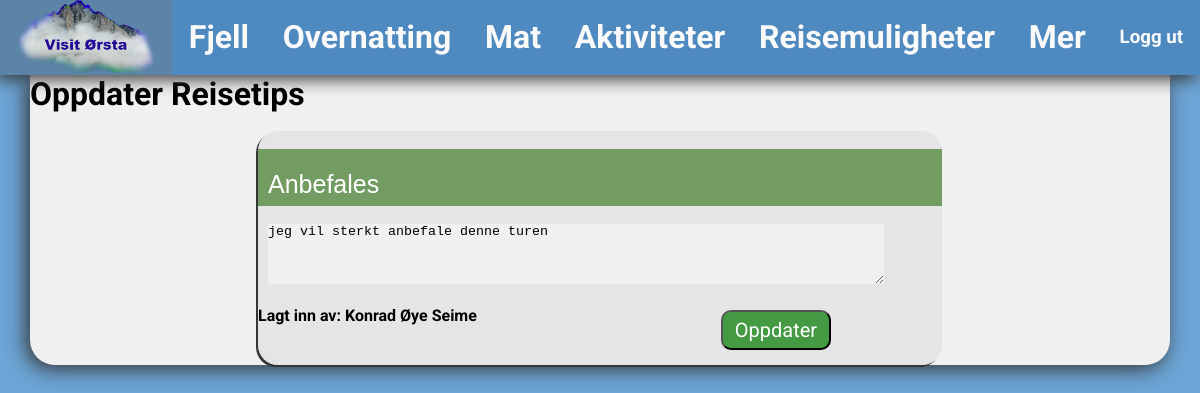
/oppdaterkommentar.php?oppdaterID=7 (signed in), run on the app's committed database.
### tables this page shows
CREATE TABLE IF NOT EXISTS `kommentar` (
  `id` int(11) NOT NULL AUTO_INCREMENT,
  `tittel` varchar(45) NOT NULL,
  `tekst` varchar(255) NOT NULL,
  `dato` date NOT NULL,
  `aktid` int(11) NOT NULL,
  `telefonnummer` int(11) NOT NULL,
  PRIMARY KEY (`id`),
  KEY `aktid` (`aktid`),
  KEY `telefonnummer` (`telefonnummer`)
);

CREATE TABLE IF NOT EXISTS `person` (
  `fornavn` varchar(45) NOT NULL,
  `etternavn` varchar(45) NOT NULL,
  `passord` varchar(45) NOT NULL,
  `telefonnummer` int(8) NOT NULL,
  `bosted` varchar(48) NOT NULL,
  PRIMARY KEY (`telefonnummer`)
);

### oppdaterkommentar.php (the view, shortened to what this page needs)
<?php require_once('tilkobling.php');
$sql = sprintf("SELECT * FROM kommentar WHERE id = %s",
$tilkobling->real_escape_string($_GET["oppdaterID"])
);
$datasett = $tilkobling->query($sql);
    $person = "SELECT * FROM person";
    $personinfo = $tilkobling->query($person);
?>
<!DOCTYPE html>
<html lang="en">
    <head>
    </head>
    <body>
        <div id=banner>
            <div class="toppboks" id="logoboks" ><a href="index.php"><img src="bilder/logo.png" id="logo" /></a></div>
            <a href="fjell.php"><div class="toppboks"><h1>Fjell</h1></div></a>
            <a href="overnatting.php"><div class="toppboks"><h1>Overnatting</h1></div></a>
            <a href="mat.php"><div class="toppboks"><h1>Mat</h1></div></a>
            <a href="aktiviteter.php"><div class="toppboks"><h1>Aktiviteter</h1></div></a>
            <a href="reisemuligheter.php"><div class="toppboks"><h1 >Reisemuligheter</h1></div></a>
            <a href="mer.php"><div class="toppboks"><h1>Mer</h1></div></a>
            <?php if($_SESSION['loggetinn'] == true) { ?>
                <form method="post" id="logout">
                    <a href="?loggut=true"><div class="toppboks"><h3>Logg ut</h3></div></a>
                </form>
            <?php }else{ ?>
                <a href="inlogging.php"><div class="toppboks"><h3>Logg inn</h3></div></a>
                <?php } ?>
        </div>
        <div id="innholdsboks">
            <h1>Oppdater Reisetips</h1>
            <br/>
            <div id="reisetips">
            <?php if($rad = mysqli_fetch_array($datasett)) { ?>
                <form method="POST">
                    <br>
                    <p style="background-color:#478031b9;"><input placeholder="Tittel" type="text" name="txtTittel" id="tittel" value = "<?php echo $rad["tittel"]; ?>"></p>
                    <br>
                    <textarea placeholder="Tekst" name="txtTekst" style="width:90%; height:60px; background-color:#ffffff66"><?php echo $rad["tekst"]; ?></textarea>
                    <br/><br>
                    <?php while($rad2 = mysqli_fetch_array($personinfo)) {
                        if($rad2["telefonnummer"] == $rad["telefonnummer"]){
                    ?>
                    <p><strong>Lagt inn av: <?php echo $rad2['fornavn'] ?> <?php echo $rad2["etternavn"]; ?> </strong></p>
                    <?php }} ?>
                    <button id="submit" name="submit" type="submit" style="position:relative; margin-left:75%; bottom:15px">Oppdater</button>
                </form>
                <?php } ?>
            </div>
        </div>
    </body>
</html>

### data on the page
kommentar: txtTittel "Anbefales", txtTekst "jeg vil sterkt anbefale denne turen"
person: fornavn "Konrad Øye", etternavn "Seime"
